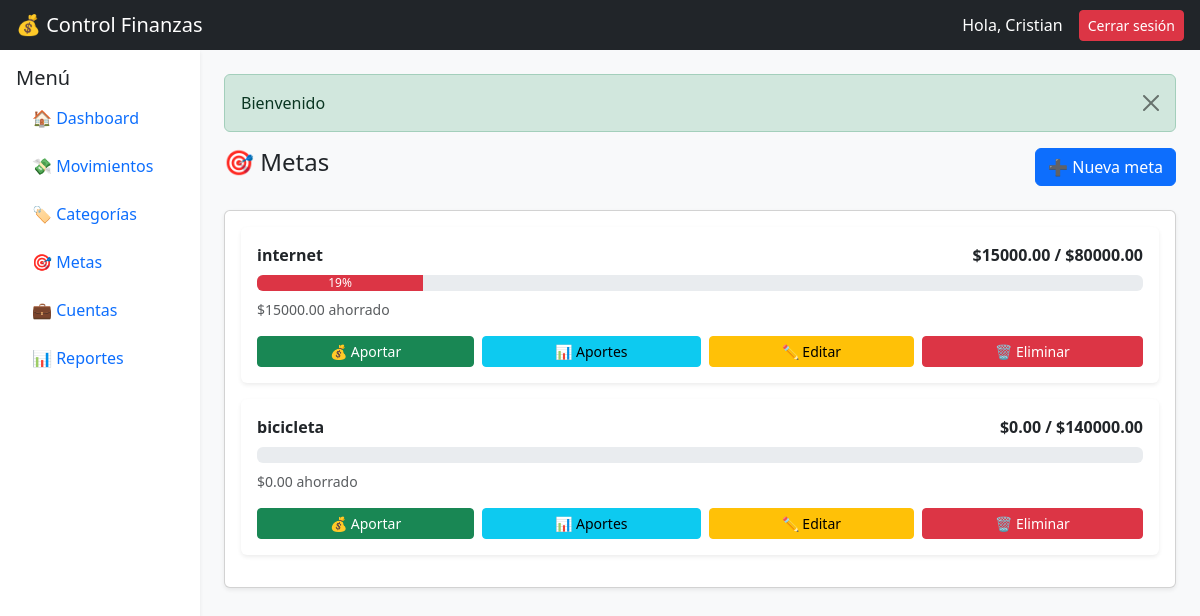
The page /index.php?action=metas (signed in) on the database its author committed.
### tables this page shows
CREATE TABLE `metas` (
  `id` int(11) NOT NULL,
  `nombre` varchar(100) NOT NULL,
  `monto_objetivo` decimal(10,2) NOT NULL,
  `fecha_limite` date DEFAULT NULL,
  `usuario_id` int(11) DEFAULT NULL
);

### controllers/MetaController.php (called while the page is built, shortened)
<?php
class MetaController{
    private $model;
    public function __construct()
    {
        require_once("c://xampp/htdocs/control_finanzas/models/Meta.php");
        $this->model = new MetaModel();
    }
    public function index(){
        $usuario_id = $_SESSION["usuario_id"];
        $metas = $this->model->getMetas($usuario_id);
        require_once("c://xampp/htdocs/control_finanzas/views/metas/index.php");
    }
}
?>

### config/database.php (called while the page is built)
<?php
    class db{
        private $host = "localhost";
        private $dbname = "control_finanzas";
        private $user = "root";
        private $password = "";
        public function conexion(){
            try{
                $PDO = new PDO("mysql:host=".$this->host.";dbname=".$this->dbname,$this->user,$this->password);
                return $PDO;
            }catch(PDOException $e){
                return $e->getMessage();
            }
        }
    }
?>

### models/Meta.php (called while the page is built, shortened)
<?php
    class MetaModel{
        private $PDO;
        public function __construct()
        {
            require_once("c://xampp/htdocs/control_finanzas/config/database.php");
            $con = new db();
            $this->PDO = $con->conexion();
        }
        public function getMetas($usuario_id){
            $statement = $this->PDO->prepare(
                "SELECT
                    m.id,
                    m.nombre,
                    m.monto_objetivo,
                    m.fecha_limite,
                    COALESCE(SUM(ma.monto), 0) as ahorrado
                FROM metas m
                LEFT JOIN meta_aportes ma ON ma.meta_id = m.id
                WHERE m.usuario_id = :usuario_id
                GROUP BY m.id
                ORDER BY m.id DESC"
            );
            $statement->bindParam(":usuario_id", $usuario_id);
            $statement->execute();
            return $statement->fetchAll(PDO::FETCH_ASSOC);
        }
    }
?>

### views/metas/index.php (the view, shortened to what this page needs)
<?php require_once("c://xampp/htdocs/control_finanzas/views/layouts/header.php"); ?>
<?php require_once("c://xampp/htdocs/control_finanzas/views/layouts/navbar.php"); ?>
<div class="container-fluid">
    <div class="row">
        <?php require_once("c://xampp/htdocs/control_finanzas/views/layouts/sidebar.php"); ?>
        <div class="col-12 col-md-10 p-2 p-md-4">
            <?php require_once("c://xampp/htdocs/control_finanzas/views/layouts/alert.php"); ?>
            <div class="d-flex flex-column flex-md-row justify-content-between gap-2 mb-4">
                <h4 class="mb-0">🎯 Metas</h4>
                <a href="/control_finanzas/index.php?action=metas.crear"
                   class="btn btn-primary">
                    ➕ Nueva meta
                </a>
            </div>
            <div class="card shadow-sm">
                <div class="card-body p-2 p-md-3">
                    <?php if(!empty($metas)): ?>
                        <?php foreach($metas as $meta): ?>
                            <?php
                                $porcentaje = ($meta["monto_objetivo"] > 0)
                                    ? ($meta["ahorrado"] / $meta["monto_objetivo"]) * 100
                                    : 0;
                                $porcentaje = min($porcentaje, 100);
                                if($porcentaje < 50){
                                    $color = "bg-danger";
                                } elseif($porcentaje < 80){
                                    $color = "bg-warning";
                                } else {
                                    $color = "bg-success";
                                }
                            ?>
                            <div class="card mb-3 border-0 shadow-sm">
                                <div class="card-body">
                                    <div class="d-flex flex-column flex-md-row justify-content-between align-items-start align-items-md-center">
                                        <strong class="fs-6"><?= $meta["nombre"] ?></strong>
                                        <span class="fw-semibold mt-1 mt-md-0">
                                            $<?= $meta["ahorrado"] ?> / $<?= $meta["monto_objetivo"] ?>
                                        </span>
                                    </div>
                                    <div class="progress mt-2">
                                        <div class="progress-bar <?= $color ?>"
                                             style="width: <?= $porcentaje ?>%">
                                            <?= round($porcentaje) ?>%
                                        </div>
                                    </div>
                                    <div class="mt-2 d-flex flex-column flex-md-row justify-content-between">
                                        <small class="text-muted">
                                            $<?= $meta["ahorrado"] ?> ahorrado
                                        </small>
                                    </div>
                                    <div class="mt-3 d-flex flex-wrap gap-2">
                                        <a href="/control_finanzas/index.php?action=metas.aportar&id=<?= $meta['id'] ?>"
                                           class="btn btn-sm btn-success flex-fill">
                                            💰 Aportar
                                        </a>
                                        <a href="/control_finanzas/index.php?action=metas.aportes&id=<?= $meta['id'] ?>"
                                           class="btn btn-sm btn-info flex-fill">
                                            📊 Aportes
                                        </a>
                                        <a href="/control_finanzas/index.php?action=metas.editar&id=<?= $meta["id"] ?>"
                                           class="btn btn-sm btn-warning flex-fill">
                                            ✏️ Editar
                                        </a>
                                        <a href="/control_finanzas/index.php?action=metas.delete&id=<?= $meta["id"] ?>"
                                           class="btn btn-sm btn-danger flex-fill"
                                           onclick="return confirm('¿Eliminar meta?')">
                                            🗑️ Eliminar
                                        </a>
                                    </div>
                                </div>
                            </div>
                        <?php endforeach; ?>
                    <?php else: ?>
                        <p class="text-muted">No hay metas registradas 😅</p>
                    <?php endif; ?>
                </div>
            </div>
        </div>
    </div>
</div>
<?php require_once("c://xampp/htdocs/control_finanzas/views/layouts/footer.php"); ?>

### rows shown on the page
metas: nombre "internet", ahorrado "15000.00", monto_objetivo "80000.00", $porcentaje 18.75 (drawn), porcentaje "19"
metas: nombre "bicicleta", ahorrado "0.00", monto_objetivo "140000.00"

### other values the page prints
$_SESSION['usuario'] "Cristian"
$_SESSION["mensaje"] "Bienvenido"
